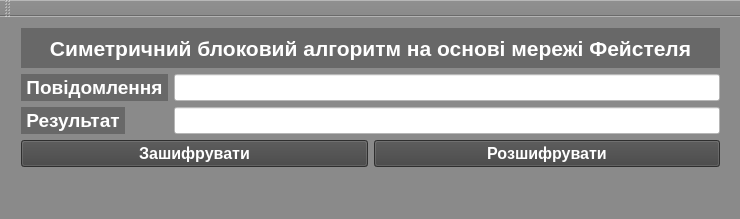
<?xml version="1.0" encoding="UTF-8"?>
<ui version="4.0">
 <class>MainWindow</class>
 <widget class="QMainWindow" name="MainWindow">
  <property name="geometry">
   <rect>
    <x>0</x>
    <y>0</y>
    <width>740</width>
    <height>219</height>
   </rect>
  </property>
  <property name="windowTitle">
   <string>MainWindow</string>
  </property>
  <property name="styleSheet">
   <string notr="true">background-color: rgb(138, 138, 138);</string>
  </property>
  <widget class="QWidget" name="centralWidget">
   <widget class="QWidget" name="verticalLayoutWidget">
    <property name="geometry">
     <rect>
      <x>10</x>
      <y>0</y>
      <width>721</width>
      <height>161</height>
     </rect>
    </property>
    <layout class="QVBoxLayout" name="verticalLayout">
     <item>
      <widget class="QLabel" name="label">
       <property name="font">
        <font>
         <family>Arial</family>
         <pointsize>16</pointsize>
         <weight>75</weight>
         <bold>true</bold>
        </font>
       </property>
       <property name="styleSheet">
        <string notr="true">background-color: rgb(104, 104, 104);
color: rgb(255, 255, 255);</string>
       </property>
       <property name="text">
        <string>Симетричний блоковий алгоритм на основі мережі Фейстеля</string>
       </property>
       <property name="alignment">
        <set>Qt::AlignCenter</set>
       </property>
      </widget>
     </item>
     <item>
      <layout class="QFormLayout" name="formLayout">
       <item row="0" column="0">
        <widget class="QLabel" name="label_2">
         <property name="font">
          <font>
           <family>Arial</family>
           <pointsize>14</pointsize>
           <weight>75</weight>
           <bold>true</bold>
          </font>
         </property>
         <property name="styleSheet">
          <string notr="true">background-color: rgb(104, 104, 104);
color: rgb(255, 255, 255);</string>
         </property>
         <property name="text">
          <string> Повідомлення </string>
         </property>
         <property name="alignment">
          <set>Qt::AlignCenter</set>
         </property>
        </widget>
       </item>
       <item row="0" column="1">
        <widget class="QLineEdit" name="lineEditMess">
         <property name="font">
          <font>
           <family>Arial</family>
           <pointsize>12</pointsize>
          </font>
         </property>
         <property name="styleSheet">
          <string notr="true">color: rgb(0, 0, 0);
background-color: rgb(255, 255, 255);</string>
         </property>
        </widget>
       </item>
       <item row="1" column="0">
        <widget class="QLabel" name="label_3">
         <property name="font">
          <font>
           <family>Arial</family>
           <pointsize>14</pointsize>
           <weight>75</weight>
           <bold>true</bold>
          </font>
         </property>
         <property name="styleSheet">
          <string notr="true">background-color: rgb(104, 104, 104);
color: rgb(255, 255, 255);</string>
         </property>
         <property name="text">
          <string> Результат </string>
         </property>
         <property name="alignment">
          <set>Qt::AlignCenter</set>
         </property>
        </widget>
       </item>
       <item row="1" column="1">
        <widget class="QLineEdit" name="lineEditResult">
         <property name="font">
          <font>
           <family>Arial</family>
           <pointsize>12</pointsize>
          </font>
         </property>
         <property name="styleSheet">
          <string notr="true">color: rgb(0, 0, 0);
background-color: rgb(255, 255, 255);</string>
         </property>
        </widget>
       </item>
      </layout>
     </item>
     <item>
      <layout class="QHBoxLayout" name="horizontalLayout">
       <item>
        <widget class="QPushButton" name="pushButtonEncrypt">
         <property name="font">
          <font>
           <family>Arial</family>
           <pointsize>12</pointsize>
           <weight>75</weight>
           <bold>true</bold>
          </font>
         </property>
         <property name="styleSheet">
          <string notr="true">QPushButton{
background-color: rgb(66, 66, 66);
color: rgb(255, 255, 255);
}
QPushButton:hover{
background-color: rgb(255, 255, 255);
color: rgb(0, 0, 0);
}
</string>
         </property>
         <property name="text">
          <string>Зашифрувати</string>
         </property>
        </widget>
       </item>
       <item>
        <widget class="QPushButton" name="pushButtonDecrypt">
         <property name="font">
          <font>
           <family>Arial</family>
           <pointsize>12</pointsize>
           <weight>75</weight>
           <bold>true</bold>
          </font>
         </property>
         <property name="styleSheet">
          <string notr="true">QPushButton{
background-color: rgb(66, 66, 66);
color: rgb(255, 255, 255);
}
QPushButton:hover{
background-color: rgb(255, 255, 255);
color: rgb(0, 0, 0);
}
</string>
         </property>
         <property name="text">
          <string>Розшифрувати</string>
         </property>
        </widget>
       </item>
      </layout>
     </item>
    </layout>
   </widget>
  </widget>
  <widget class="QMenuBar" name="menuBar">
   <property name="geometry">
    <rect>
     <x>0</x>
     <y>0</y>
     <width>740</width>
     <height>20</height>
    </rect>
   </property>
  </widget>
  <widget class="QToolBar" name="mainToolBar">
   <attribute name="toolBarArea">
    <enum>TopToolBarArea</enum>
   </attribute>
   <attribute name="toolBarBreak">
    <bool>false</bool>
   </attribute>
  </widget>
  <widget class="QStatusBar" name="statusBar"/>
 </widget>
 <layoutdefault spacing="6" margin="11"/>
 <resources/>
 <connections/>
</ui>
